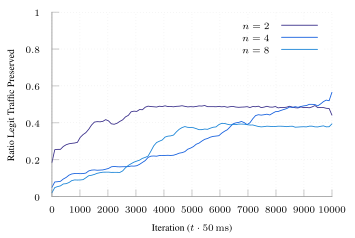

Write the gnuplot code that produced this figure.
set terminal tikz standalone color size 9cm,6cm font '\scriptsize' preamble '\usepackage{microtype} \usepackage{times} \usepackage[T1]{fontenc} \usepackage{siunitx}\sisetup{detect-all}'
set output "soln-cap-varyN-binary.tex"

load "parula.pal"

set style line 102 lc rgb '#a0a0a0' lt 1 lw 1
set border ls 102
set colorbox border 102
set key textcolor rgb "black"
set tics textcolor rgb "black"
set label textcolor rgb "black"

set border 3
set grid x y
set xtics nomirror
set ytics nomirror

#set key autotitle columnhead
set datafile separator ","

set xlabel "Iteration ($t \\cdot{} \\SI{50}{\\milli\\second}$)"
set ylabel "Ratio Legit Traffic Preserved"

set yrange [0.0:1.0]

plot '../results/soln-cap-2-avg.csv' u 1:3 w lines smooth sbezier title "$n=2$", \
     '../results/soln-cap-4-avg.csv' u 1:3 w lines smooth sbezier title "$n=4$", \
     '../results/soln-cap-8-avg.csv' u 1:3 w lines smooth sbezier title "$n=8$"#, \
     #'../results/soln-cap-16-avg.csv' u 1:3 w lines smooth sbezier title "$n=16$"
